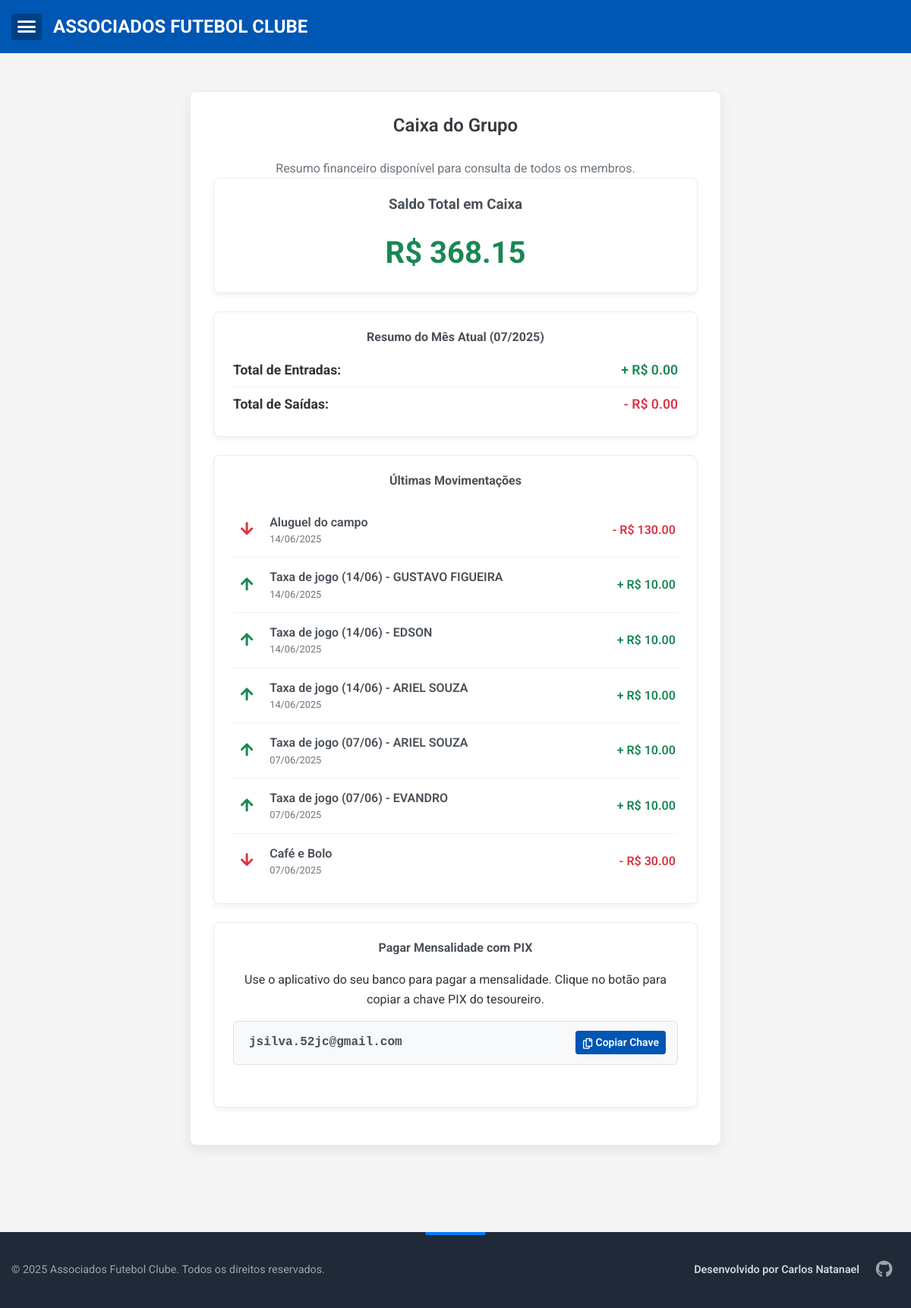
Page /caixa on the earlier database version.
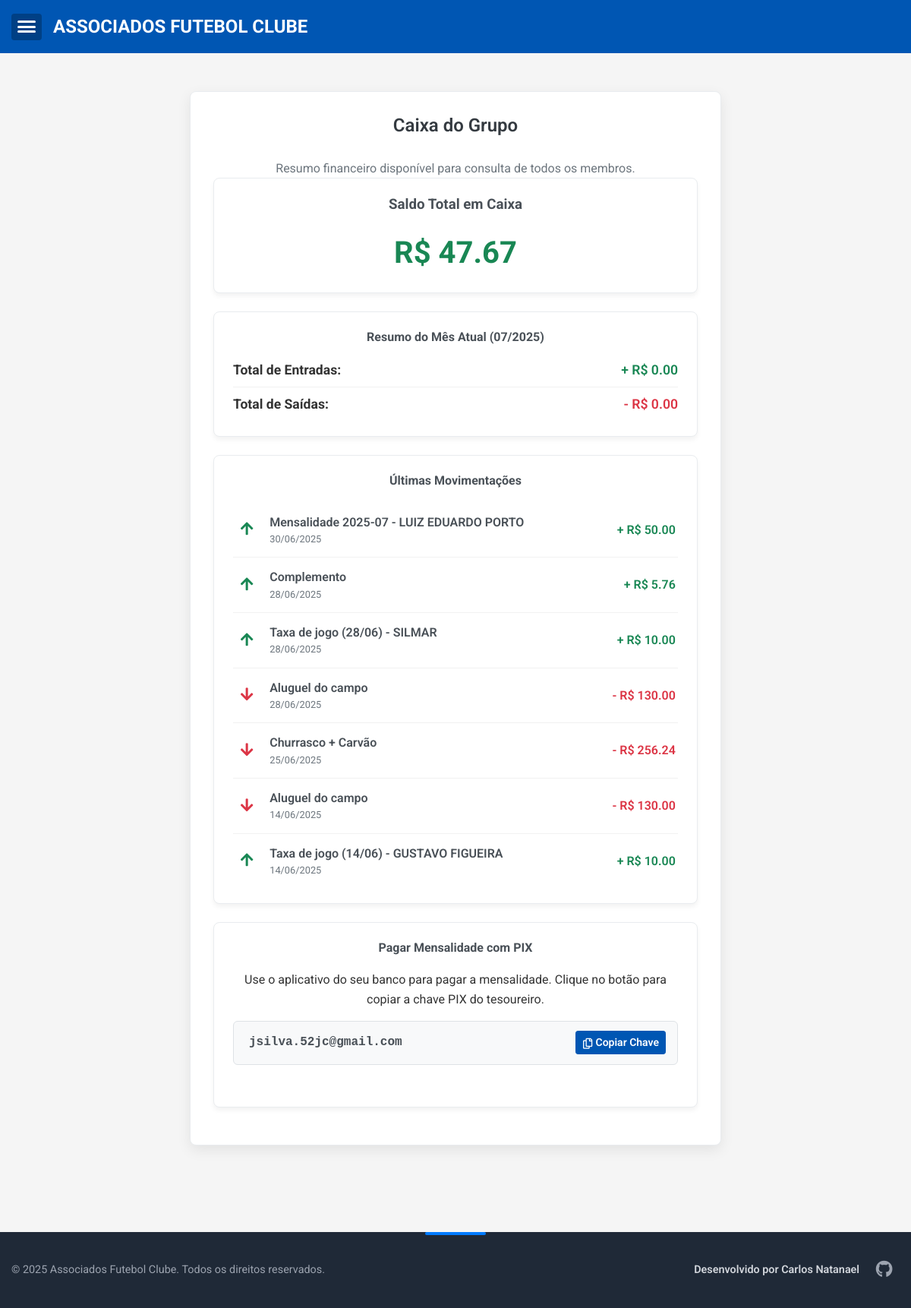
Same page on the later database version.
### app.py (models this page shows, shortened)
class TransacaoCaixa(db.Model):
    id = db.Column(db.Integer, primary_key=True)
    data = db.Column(db.DateTime, nullable=False, default=datetime.utcnow)
    descricao = db.Column(db.String(200), nullable=False)
    tipo = db.Column(db.String(10), nullable=False)
    valor = db.Column(db.Float, nullable=False)
    pagamento_id = db.Column(db.Integer, db.ForeignKey('pagamento.id'), nullable=True)
    pagamento = db.relationship('Pagamento', backref=db.backref('transacao_caixa', uselist=False, cascade="all, delete-orphan"))
    presenca_id = db.Column(db.Integer, db.ForeignKey('presenca.id'), nullable=True, unique=True)
    presenca = db.relationship('Presenca', backref=db.backref('transacao_caixa', uselist=False, cascade="all, delete-orphan"))

### app.py (the view)
@app.route('/caixa')
def caixa_do_grupo():
    total_entradas_query = db.session.query(func.sum(TransacaoCaixa.valor)).filter(TransacaoCaixa.tipo == 'entrada').scalar()
    total_entradas = total_entradas_query or 0.0
    total_saidas_query = db.session.query(func.sum(TransacaoCaixa.valor)).filter(TransacaoCaixa.tipo == 'saida').scalar()
    total_saidas = total_saidas_query or 0.0
    saldo_total = total_entradas - total_saidas
    hoje = datetime.now()
    primeiro_dia_mes_atual = hoje.replace(day=1, hour=0, minute=0, second=0, microsecond=0)
    primeiro_dia_prox_mes = (primeiro_dia_mes_atual + relativedelta(months=1))
    transacoes_mes_atual = TransacaoCaixa.query.filter(
        TransacaoCaixa.data >= primeiro_dia_mes_atual,
        TransacaoCaixa.data < primeiro_dia_prox_mes
    ).all()
    total_entradas_mes_atual = sum(t.valor for t in transacoes_mes_atual if t.tipo == 'entrada')
    total_saidas_mes_atual = sum(t.valor for t in transacoes_mes_atual if t.tipo == 'saida')
    ultimas_movimentacoes = TransacaoCaixa.query.order_by(TransacaoCaixa.data.desc(), TransacaoCaixa.id.desc()).limit(7).all()
    return render_template(
        'caixa_publico.html',
        saldo_total=saldo_total,
        total_entradas_mes=total_entradas_mes_atual,
        total_saidas_mes=total_saidas_mes_atual,
        mes_atual_display=hoje.strftime('%m/%Y'),
        ultimas_movimentacoes=ultimas_movimentacoes # Passa a nova lista para o template
    )

### templates/caixa_publico.html (shortened to what this page needs)
{% extends "base.html" %}
{% block content %}
<div class="form-container" style="max-width: 700px;">
    <h2 class="text-center mb-4">Caixa do Grupo</h2>
    <p class="text-center text-muted">Resumo financeiro disponível para consulta de todos os membros.</p>
    <div class="caixa-card">
        <h3>Saldo Total em Caixa</h3>
        <p class="saldo-total saldo-{{ 'positivo' if saldo_total >= 0 else 'negativo' }}">
            R$ {{ "%.2f"|format(saldo_total) }}
        </p>
    </div>
    <div class="caixa-card">
        <h4>Resumo do Mês Atual ({{ mes_atual_display }})</h4>
        <div class="movimentacao-mes">
            <p>
                <strong>Total de Entradas:</strong>
                <span class="valor-entrada">+ R$ {{ "%.2f"|format(total_entradas_mes) }}</span>
            </p>
            <p>
                <strong>Total de Saídas:</strong>
                <span class="valor-saida">- R$ {{ "%.2f"|format(total_saidas_mes) }}</span>
            </p>
        </div>
    </div>
    <div class="caixa-card">
        <h4>Últimas Movimentações</h4>
        {% if ultimas_movimentacoes %}
        <ul class="transaction-list">
            {% for transacao in ultimas_movimentacoes %}
                <li class="transaction-item">
                    <div class="transaction-icon">
                        {% if transacao.tipo == 'entrada' %}
                            <i class="fas fa-arrow-up entrada-icon"></i>
                        {% else %}
                            <i class="fas fa-arrow-down saida-icon"></i>
                        {% endif %}
                    </div>
                    <div class="transaction-details">
                        <span class="transaction-description">{{ transacao.descricao }}</span>
                        <span class="transaction-date">{{ transacao.data.strftime('%d/%m/%Y') }}</span>
                    </div>
                    <div class="transaction-amount valor-{{ transacao.tipo }}">
                        {{ '+ ' if transacao.tipo == 'entrada' else '- ' }}R$ {{ "%.2f"|format(transacao.valor) }}
                    </div>
                </li>
            {% endfor %}
        </ul>
        {% else %}
        <p class="text-center">Nenhuma movimentação registrada ainda.</p>
        {% endif %}
    </div>
    <div class="caixa-card pix-payment-card">
        <h4>Pagar Mensalidade com PIX</h4>
        <p>Use o aplicativo do seu banco para pagar a mensalidade. Clique no botão para copiar a chave PIX do tesoureiro.</p>
        <div class="pix-key-wrapper">
            <code id="pixKey">jsilva.52jc@gmail.com</code>
            <button class="btn btn-sm btn-primary" onclick="copyPixKey('pixKey')">
                <i class="far fa-copy"></i> Copiar Chave
            </button>
        </div>
        <div class="copy-feedback-container">
        </div>
    </div>
</div>
{% endblock %}

Differences in the rows shown:
no longer on this page (row unchanged): TransacaoCaixa: tipo "+", valor "10.00"
no longer on this page (row unchanged): TransacaoCaixa: tipo "+", valor "10.00"
no longer on this page (row unchanged): TransacaoCaixa: tipo "+", valor "10.00"
no longer on this page (row unchanged): TransacaoCaixa: tipo "+", valor "10.00"
no longer on this page (row unchanged): TransacaoCaixa: tipo "-", valor "30.00"
added TransacaoCaixa: tipo "+", valor "50.00"
added TransacaoCaixa: tipo "+", valor "5.76"
added TransacaoCaixa: tipo "+", valor "10.00"
added TransacaoCaixa: tipo "-", valor "130.00"
added TransacaoCaixa: tipo "-", valor "256.24"
Other differences:
{{ "%.2f"|format(saldo_total) }}: "368.15" → "47.67"
